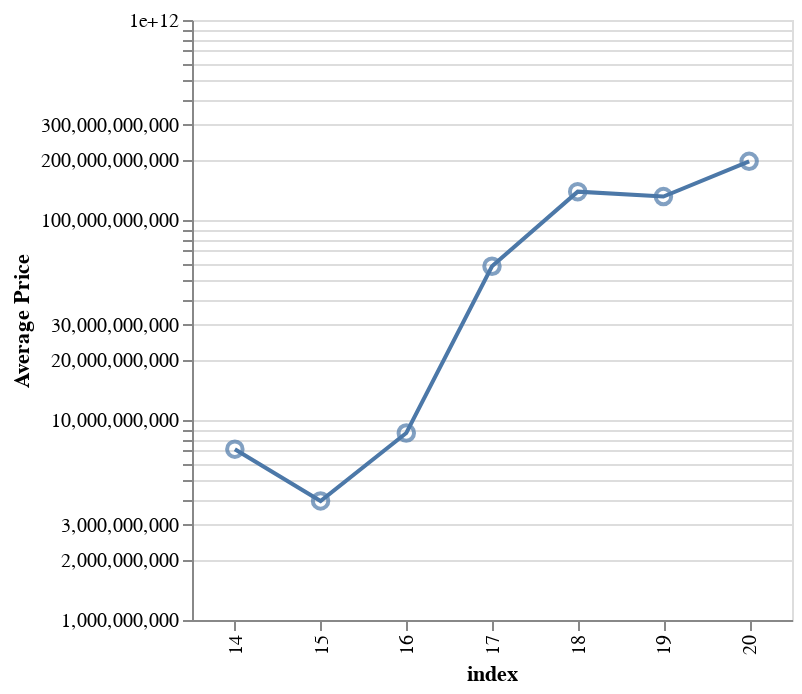

Notebook cell for this chart:
### Code cell
annual_chart_line = alt.Chart(testframe.reset_index()).mark_line().encode(
                    alt.X('index:N'),
                    alt.Y('First', axis=alt.Axis(title='Average Price'), scale=alt.Scale(type='log'))).properties(width=300).interactive()

annual_chart_line

annual_chart_circle = alt.Chart(testframe.reset_index()).mark_point(size=60).encode(
                    alt.X('index:N'),
                    alt.Y('First', scale=alt.Scale(type='log'))).interactive()

annual_chart = annual_chart_line + annual_chart_circle

annual_chart

# annual_chart_bar = alt.Chart(testframe.reset_index()).mark_bar().encode(
#                     alt.X('index:N'),
#                     alt.Y('First', scale=alt.Scale(type='log'))).interactive()

# annual_chart_bar

### Figure 1 — Vega-Lite specification as saved in the notebook (floating-point values rounded to 4 significant figures)
{"config": {"view": {"continuousWidth": 400, "continuousHeight": 300}}, "layer": [{"data": {"name": "data-0f69274707de956dbbb1ebd1e6d2d1d3"}, "mark": "line", "encoding": {"x": {"type": "nominal", "field": "index"}, "y": {"type": "quantitative", "axis": {"title": "Average Price"}, "field": "First", "scale": {"type": "log"}}}, "selection": {"selector040": {"type": "interval", "bind": "scales", "encodings": ["x", "y"]}}, "width": 300}, {"data": {"name": "data-0f69274707de956dbbb1ebd1e6d2d1d3"}, "mark": {"type": "point", "size": 60}, "encoding": {"x": {"type": "nominal", "field": "index"}, "y": {"type": "quantitative", "field": "First", "scale": {"type": "log"}}}, "selection": {"selector041": {"type": "interval", "bind": "scales", "encodings": ["x", "y"]}}}], "$schema": "https://vega.github.io/schema/vega-lite/v4.8.1.json", "datasets": {"data-0f69274707de956dbbb1ebd1e6d2d1d3": [{"level_0": 0, "index": 14, "First": 7148000000.0}, {"level_0": 1, "index": 15, "First": 3938000000.0}, {"level_0": 2, "index": 16, "First": 8611000000.0}, {"level_0": 3, "index": 17, "First": 58710000000.0}, {"level_0": 4, "index": 18, "First": 138600000000.0}, {"level_0": 5, "index": 19, "First": 131000000000.0}, {"level_0": 6, "index": 20, "First": 196600000000.0}]}}
